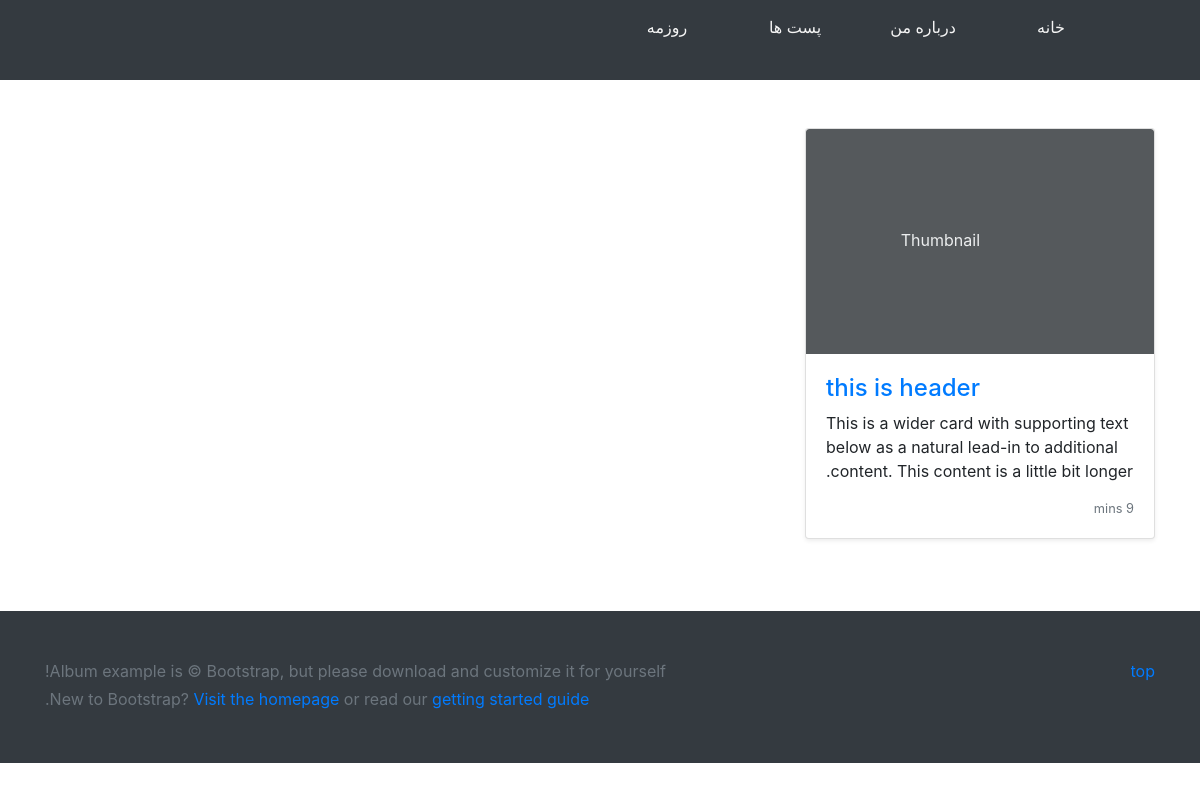
The page /album/ on the database as committed earlier.
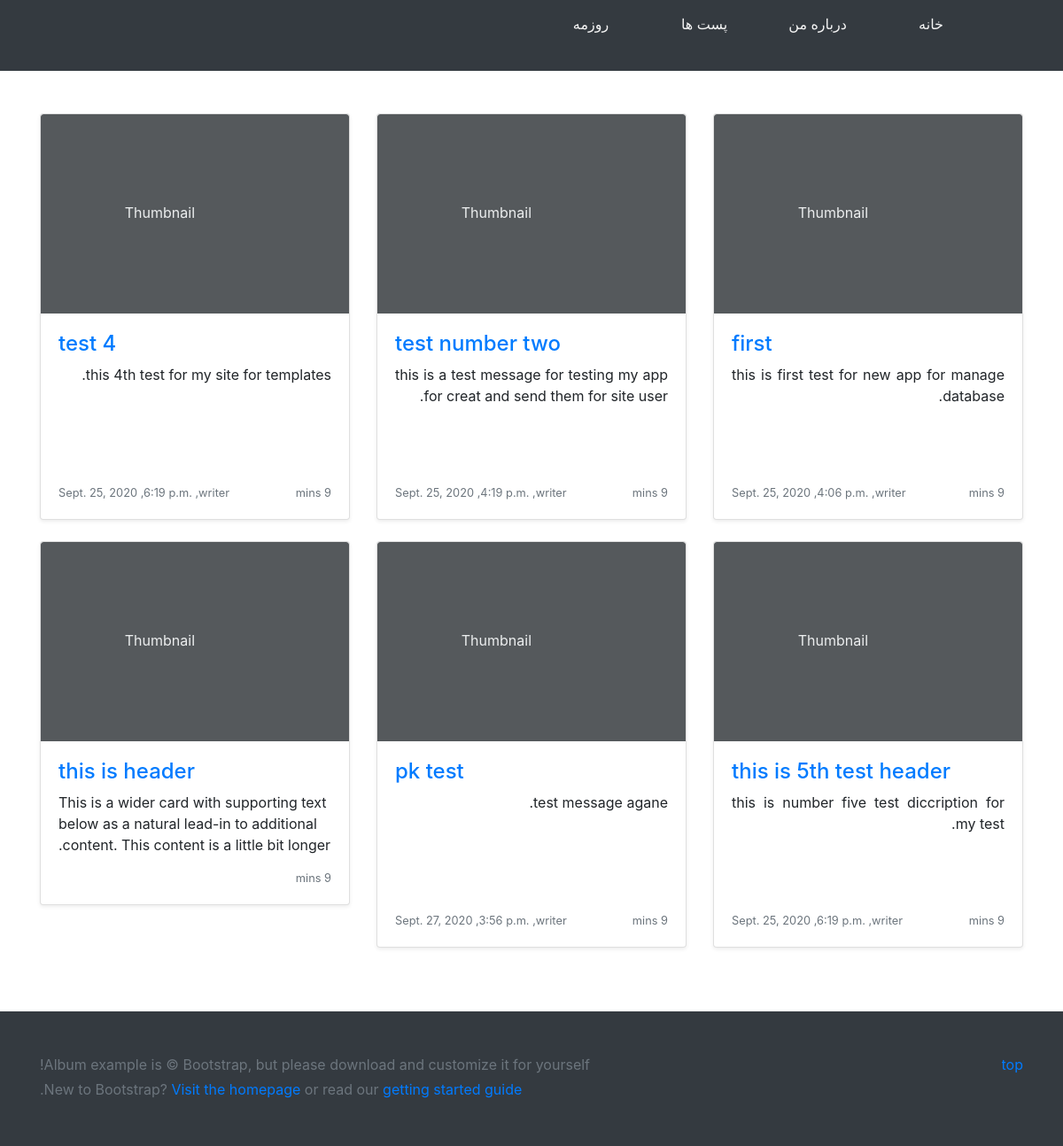
The same page on the database as committed later.
### Post/models.py (models this page shows, shortened)
class Post(models.Model):
    date = models.DateField()
    time = models.TimeField(auto_now=False)
    title = models.CharField(max_length=50)
    description = models.TextField()
    image = models.ImageField(upload_to=image_name, null=True, blank=True)

### Post/views.py (the view)
# urls.py: path('album/', Album.as_view()),
class Album(ListView):
    queryset = Post.objects.all()
    template_name = 'Album.html'

### Templates/Album.html (shortened to what this page needs)
{% load static %}
<!doctype html>
<html lang="en">
<head>
    <link rel="stylesheet" href="https://stackpath.bootstrapcdn.com/bootstrap/4.5.2/css/bootstrap.min.css">
    <link rel="stylesheet" type="text/css" href="{% static 'css/album.css' %}">
    <link rel="stylesheet" type="text/css" href="{% static 'css/font-samim.css' %}">
</head>
<body>
    <header>
        <div class="bg-dark">
            <div class="row">
                <div class="container">
                    <ul>
                        <li><a href="../">خانه</a></li>
                        <li><a href="../about-me/"> درباره من </a></li>
                        <li><a href="../album/"> پست ها </a></li>
                        <li><a href="../cv/"> روزمه </a></li>
                    </ul>
                </div>
            </div>
        </div>
    </header>
    <main role="main">
        <div class="album py-5">
            <div class="container">
                <div class="row">
                    {% for post in object_list %}
                    <div class="col-md-6 col-lg-4">
                        <div class="card mb-4 shadow-sm">
                            <svg class="bd-placeholder-img card-img-top" width="100%" height="225" xmlns="http://www.w3.org/2000/svg" preserveAspectRatio="xMidYMid slice" focusable="false" role="img" aria-label="Placeholder: Thumbnail">
                                <rect width="100%" height="100%" fill="#55595c" /><text x="50%" y="50%" fill="#eceeef"
                                    dy=".3em">Thumbnail</text>
                            </svg>
                            <div class="card-body">
                                <a href="">
                                    <h4>{{ post.title }}</h4>
                                </a>
                                <p class="card-text my">{{ post.description }}.</p>
                                <div class="d-flex justify-content-between align-items-center">
                                    <small class="text-muted">9 mins</small>
                                    <small class="text-muted">{{ post.date }} ,{{ post.time }} ,writer</small>
                                </div>
                            </div>
                        </div>
                    </div>
                    {% endfor %}
                    <div class="col-md-6 col-lg-4">
                        <div class="card mb-4 shadow-sm">
                            <svg class="bd-placeholder-img card-img-top" width="100%" height="225" xmlns="http://www.w3.org/2000/svg" preserveAspectRatio="xMidYMid slice" focusable="false" role="img" aria-label="Placeholder: Thumbnail">
                                <rect width="100%" height="100%" fill="#55595c" /><text x="50%" y="50%" fill="#eceeef"
                                    dy=".3em">Thumbnail</text>
                            </svg>
                            <div class="card-body">
                                <a href="#">
                                    <h4>this is header</h4>
                                </a>
                                <p class="card-text">This is a wider card with supporting text below as a natural lead-in to additional content. This content is a little bit longer.</p>
                                <div class="d-flex justify-content-between align-items-center">
                                    <small class="text-muted">9 mins</small>
                                </div>
                            </div>
                        </div>
                    </div>
                </div>
            </div>
        </div>
    </main>
    <footer class="text-muted bg-dark">
        <div class="container">
            <p class="float-right">
                <a href="#"> top </a>
            </p>
            <p>Album example is &copy; Bootstrap, but please download and customize it for yourself!</p>
            <p>New to Bootstrap? <a href="https://getbootstrap.com/">Visit the homepage</a> or read our <a href="../getting-started/introduction/">getting started guide</a>.</p>
        </div>
    </footer>
</body>
</html>
</html>

Rows that differ between the two databases and show on the page:
added Post: title "first", description "this is first test for new app for manage database", date "Sept. 25, 2020", time "4:06 p.m."
added Post: title "test number two", description "this is a test message for testing my app for creat and send them for site user", date "Sept. 25, 2020", time "4:19 p.m."
added Post: title "test 4", description "this 4th test for my site for templates", date "Sept. 25, 2020", time "6:19 p.m."
added Post: title "this is 5th test header", description "this is number five test diccription for my test", date "Sept. 25, 2020", time "6:19 p.m."
added Post: title "pk test", description "test message agane", date "Sept. 27, 2020", time "3:56 p.m."
